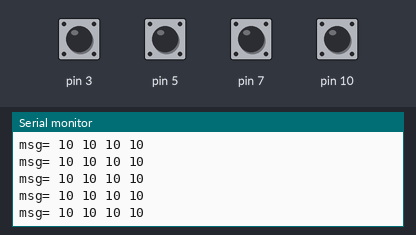
The sketch below on a simulated Arduino Uno, built with avr-gcc and run on an emulated ATmega328P. Parts: the last lines printed to the serial monitor. The inputs (shaded band) are chosen by the test bench; at power-on: pin 3, pin 5, pin 7, pin 10 HIGH.

Above: at 1.2 s.
1.3 s: pin 3 pulled LOW for 0.15 s
4.4 s: pin 5 pulled LOW for 0.15 s
7.5 s: pin 7 pulled LOW for 0.15 s
10.6 s: pin 10 pulled LOW for 0.15 s
13.7 s: pin 3 driven LOW and pin 5 driven LOW
At 14.5 s:
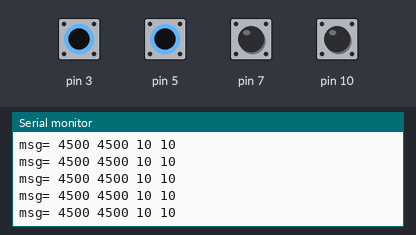
16.7 s: pin 3 driven HIGH
At 17.4 s:
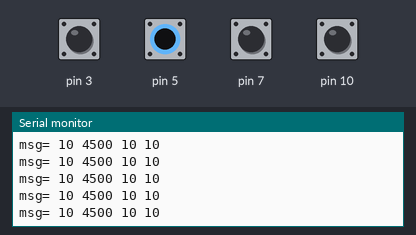

The sketch:

CapacitiveSensorsx4.ino
```cpp
#include <CapacitiveSensor.h>

/*
 * CapitiveSense Library Demo Sketch
 * Paul Badger 2008
 * Uses a high value resistor e.g. 10M between send pin and receive pin
 * Resistor effects sensitivity, experiment with values, 50K - 50M. Larger resistor values yield larger sensor values.
 * Receive pin is the sensor pin - try different amounts of foil/metal on this pin
 */


CapacitiveSensor   cs_2_3 = CapacitiveSensor(2,3);
CapacitiveSensor   cs_4_5 = CapacitiveSensor(4,5);
CapacitiveSensor   cs_6_7 = CapacitiveSensor(6,7);
CapacitiveSensor   cs_8_10 = CapacitiveSensor(8,10);    // 10M resistor between pins 4 & 2, pin 2 is sensor pin, add a wire and or foil if desired

void setup()
{
   cs_2_3.set_CS_AutocaL_Millis(0xFFFFFFFF);     // turn off autocalibrate on channel 1 - just as an example
   cs_4_5.set_CS_AutocaL_Millis(0xFFFFFFFF);
   cs_6_7.set_CS_AutocaL_Millis(0xFFFFFFFF);
   cs_8_10.set_CS_AutocaL_Millis(0xFFFFFFFF);
   Serial.begin(9600);
}

void loop()
{
    long start = millis();
    long total1 =  cs_2_3.capacitiveSensor(30);
    long total2 =  cs_4_5.capacitiveSensor(30);
    long total3 =  cs_6_7.capacitiveSensor(30);
    long total4 =  cs_8_10.capacitiveSensor(30);

    Serial.print("msg= ");
    Serial.print(total1);                  // print sensor output 1
    Serial.print(" ");
    Serial.print(total2); //change this when more sensors are added
    Serial.print(" ");
    Serial.print(total3); //change this when more sensors are added
    Serial.print(" ");
    Serial.print(total4); //change this when more sensors are added
    Serial.println(" ");

    delay(10);                             // arbitrary delay to limit data to serial port
}
```

Measured:
- after the input at 13.7 s, the serial monitor: prints a new line at once (image 1)
- after the input at 16.7 s, the serial monitor: prints a new line after 0.08 s (image 2)
